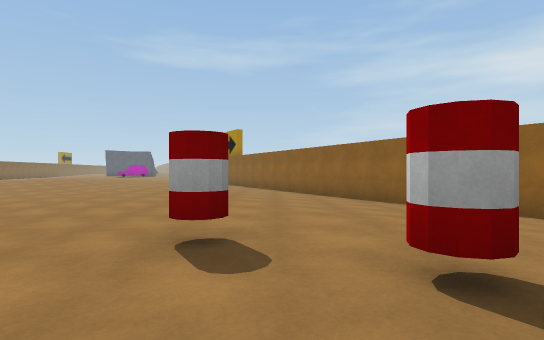
View 1 (above)

19 first-person views from a walk through a 3-D level made in the Unity game engine. The camera is 1.2 m above the floor, looks level and sees 80° across. The floor is counted in squares, 2 m on a side. Each view is taken from the middle of a square. On the plan, view 1 faces up. The plan holds only what a view shows up to about 10 squares ahead; the rest is blank. The place goes on beyond the plan. The player character is not drawn. Some animated figures are left out.

View 2
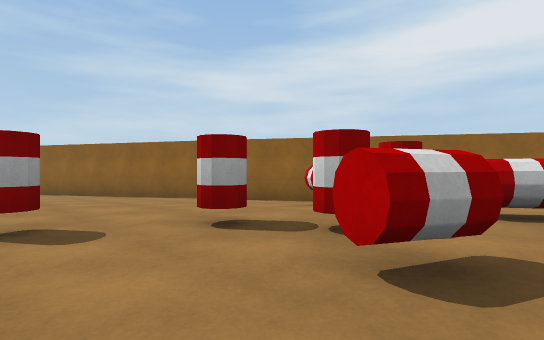

View 3
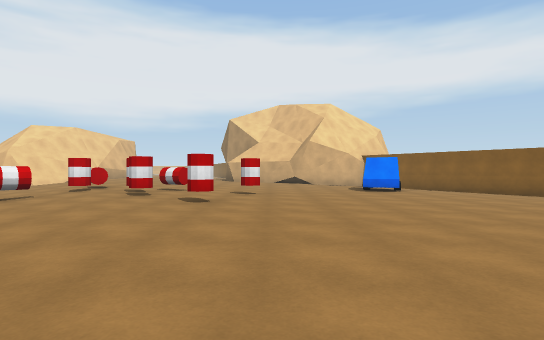

View 4
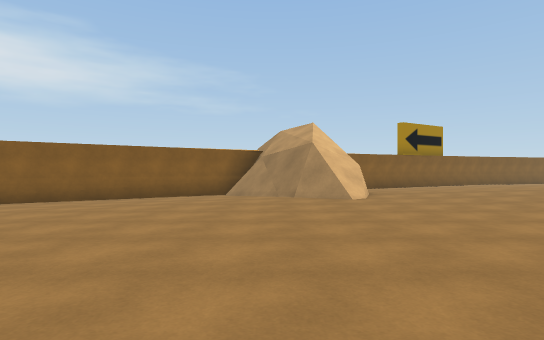

View 5
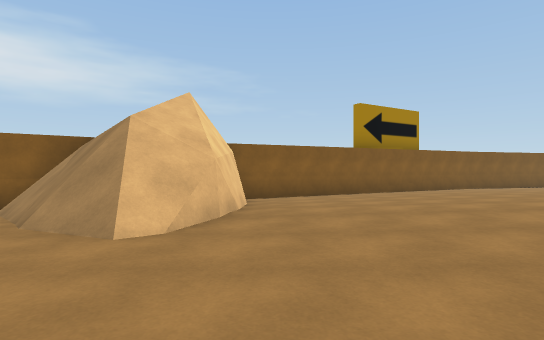

View 6
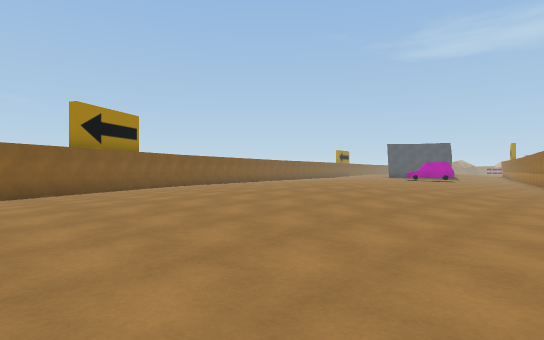

View 7
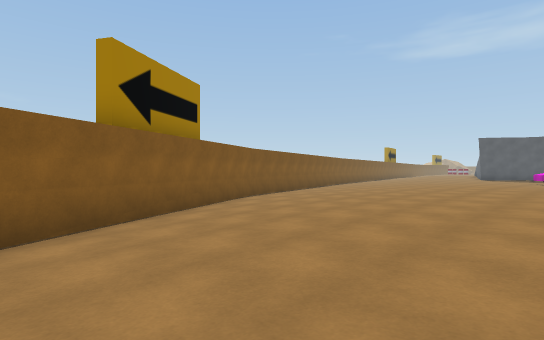

View 8
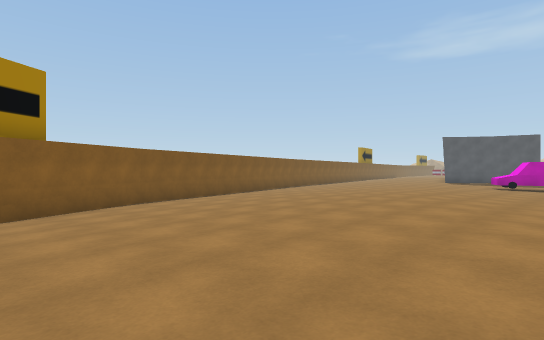

View 9
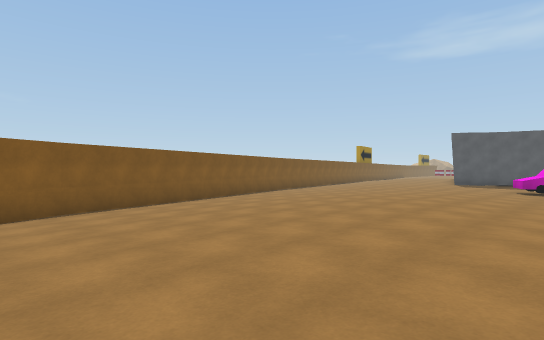

View 10
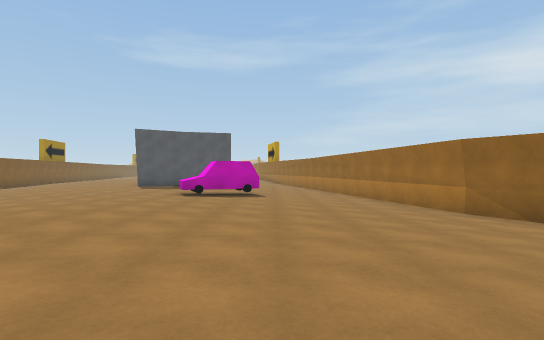

View 11
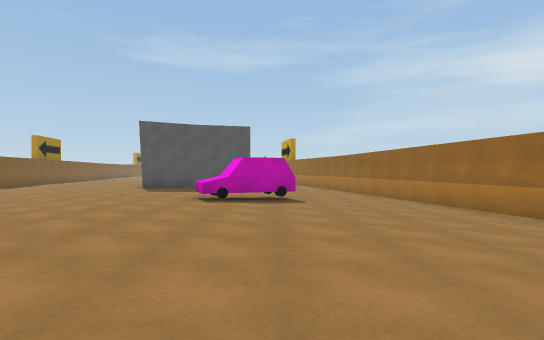

View 12
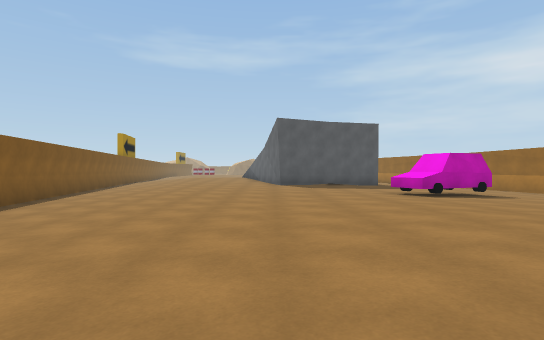

View 13
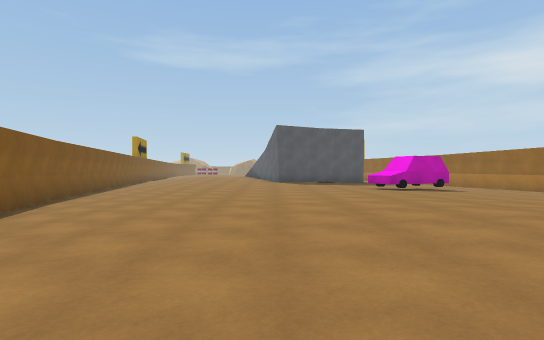

View 14
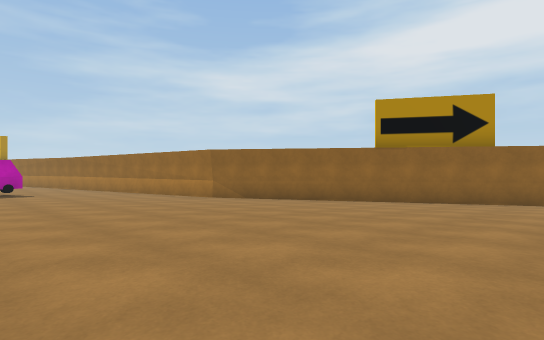

View 15
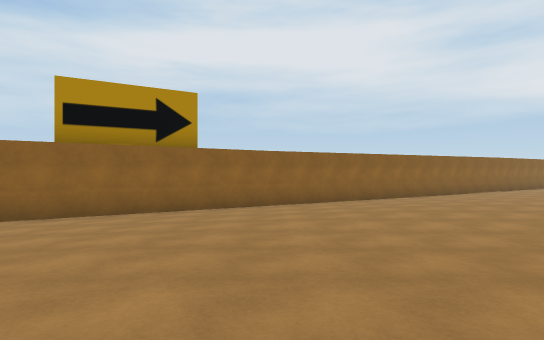

View 16
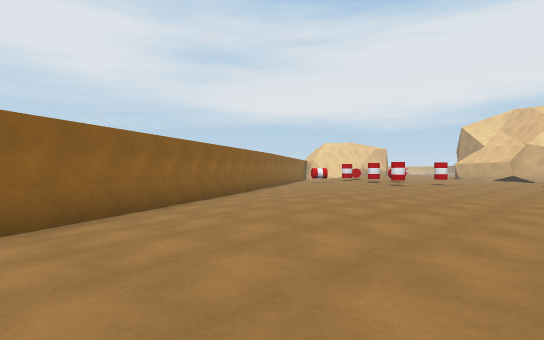

View 17
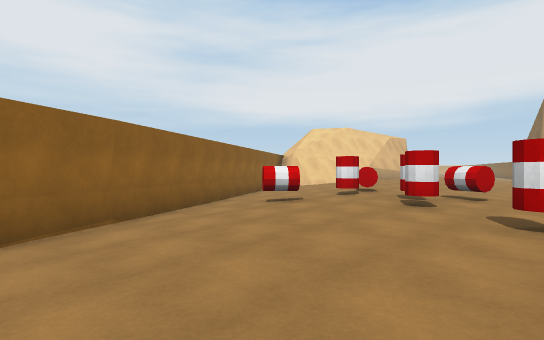

View 18
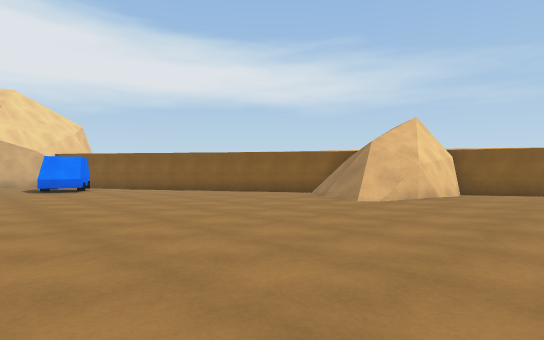

View 19
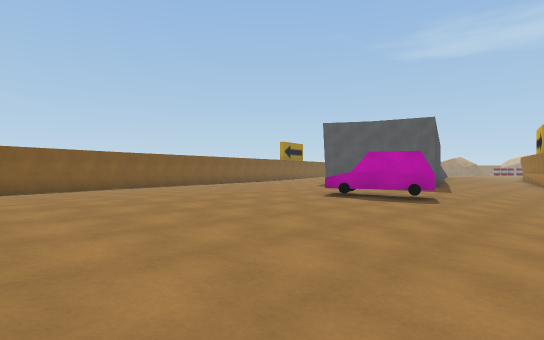

### Floor plan
Key: @ floor where view 1 was taken; # wall or solid block; x gap in a wall; . main floor; : floor 0.25 m higher than the main floor; - floor 0.25 m lower than the main floor; + floor 2.5 m higher than the main floor; * floor 3.75 m higher than the main floor; / step, stairs or slope; = window, fence, low wall or low ledge; B barrel; C car.
Columns run from 23 left of view 1 to 6 right of it. Each row starts with its distance up from view 1.
 29 #---.........---#
 28 ##--........C---#
 27  #---.....CCC---##
 26  #---........----#
 25  #----........---#
 24  ##---........---#
 23   #---.........--##
 22   #---...::....---##
 21   ##--...:::....---#
 20    #--...::::....--##
 19    #--...:::::...---#
 18    #--....:::::...--##
 17    ##--...:::::....--#
 16     #--...::::::...--##
 15     ##-...::::::....--#
 14      #--...:::::....--##
 13      ##-...:::::.....--##
 12       #--...::::.....--/#
 11       ##-...:::.......--##
 10        #--...:.........-/#
  9        ##-.............--##
  8         #--.............-/#
  7         #####//.........--##
  6            *x//..........--#
  5            +==............-##
  4            ##-.............-#
  3            #---.......B....-##
  2            ##---........B.BB #
  1             #---........B.B..#
  0             ##---.....B@B.B..-
 -1              ##--CC.......B

Positions as (right, up) in squares from view 1, and headings:
1: (0, 0), facing up
2: (-1, -1), facing up-right
3: (-2, 9), facing down
4: (-2, 5), facing left
5: (-6, 8), facing left
6: (-5, 8), facing up-left
7: (-11, 9), facing up-left
8: (-10, 12), facing up-left
9: (-11, 14), facing up-left
10: (-10, 17), facing up
11: (-11, 19), facing up
12: (-16, 19), facing up
13: (-16, 17), facing up
14: (-12, 15), facing up-right
15: (-10, 15), facing right
16: (-6, 15), facing down-right
17: (-1, 7), facing down-right
18: (-3, 10), facing down-left
19: (-8, 20), facing up-left
